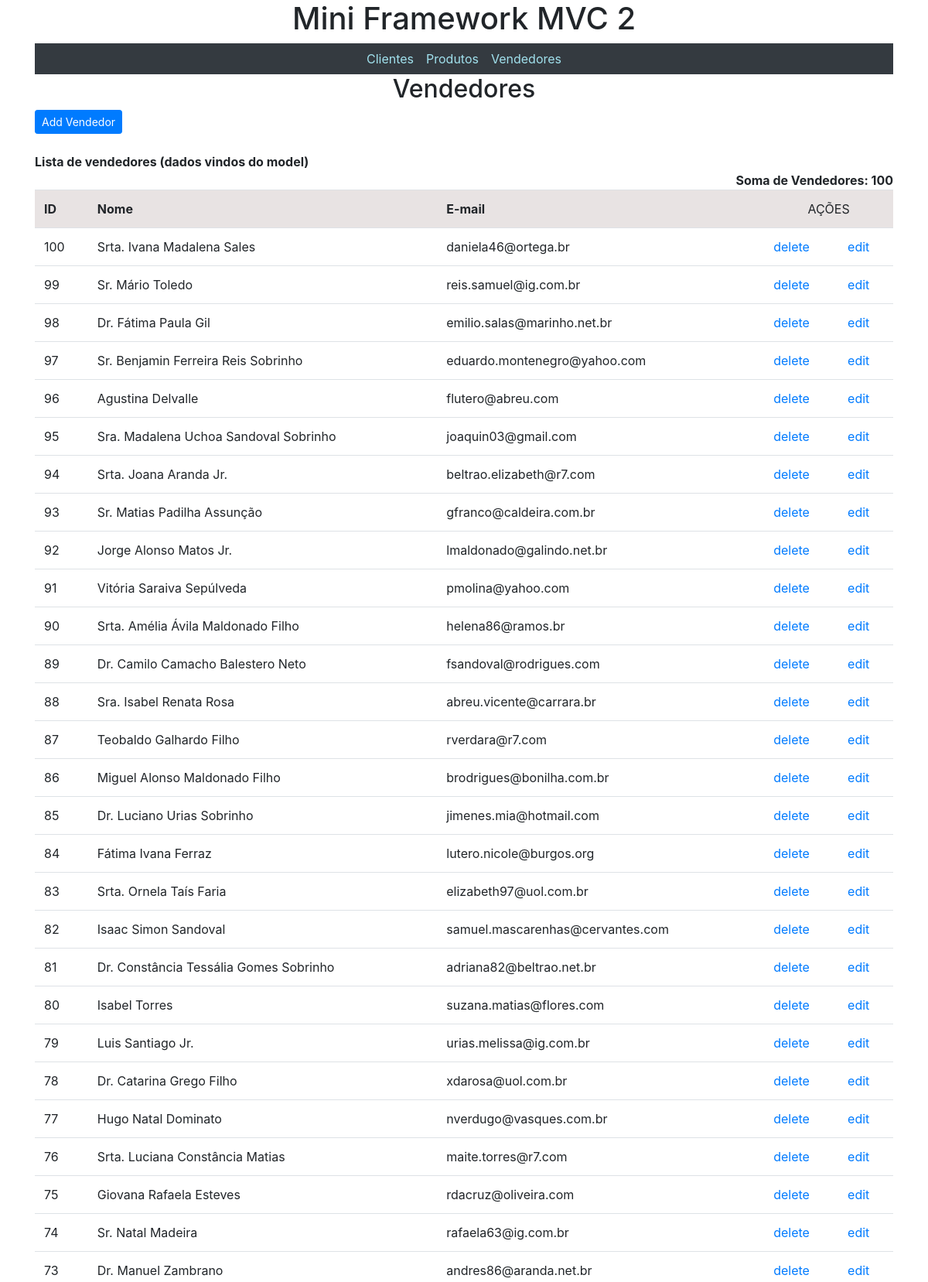
The page /vendedores (upper part) on the database its author committed.
### tables this page shows
CREATE TABLE `vendedores` (
  `id` int(11) NOT NULL AUTO_INCREMENT,
  `nome` varchar(50) DEFAULT NULL,
  `email` varchar(50) DEFAULT NULL,
  PRIMARY KEY (`id`)
);

### src/View/VendedoresView.php (called while the page is built, shortened)
<?php
class VendedoresView
{
	public function index($controller, $action, $todos, $soma){
        require SRC . 'templates/_includes/header.php';
        require SRC . 'templates/'.$controller.'/'.$action.'.php';
        require SRC . 'templates/_includes/footer.php';
	}
}

### src/Controller/VendedoresController.php (called while the page is built, shortened)
<?php
class VendedoresController
{
    public function index()
    {
        $Vendedor = new VendedoresModel();
        $todos = $Vendedor->todosVendedores();
        $soma = $Vendedor->somaVendedores();
		$view = new VendedoresView();
		$view->index('vendedores','index',$todos,$soma);
    }
}

### src/bootstrap.php (called while the page is built, shortened)
<?php
$app = new Router();

### public/index.php (called while the page is built)
<?php
require __DIR__ . '/../src/bootstrap.php';

### src/Core/Model.php (called while the page is built, shortened)
<?php
class Model
{
    private function openDb()
    {
        $options = array(PDO::ATTR_DEFAULT_FETCH_MODE => PDO::FETCH_OBJ, PDO::ATTR_ERRMODE => PDO::ERRMODE_WARNING);
		$dsn = DB_TYPE . ':host=' . DB_HOST . ';port ='. DB_PORT . ';dbname=' . DB_NAME;
        $this->pdo = new PDO($dsn , DB_USER, DB_PASS, $options);
    }
}

### src/Model/VendedoresModel.php (called while the page is built, shortened)
<?php
class VendedoresModel extends Model
{
    public function todosVendedores()
    {
        $sql = 'SELECT id, nome, email FROM vendedores ORDER BY id DESC';
        $query = $this->pdo->prepare($sql);
        $query->execute();
        return $query->fetchAll();
    }
    public function somaVendedores()
    {
        $sql = 'SELECT COUNT(id) AS soma FROM vendedores';
        $query = $this->pdo->prepare($sql);
        $query->execute();
        return $query->fetch()->soma;
    }
}

### src/templates/vendedores/index.php (the view)
<div class="container">
    <h2 class="text-center">Vendedores</h2>
	<a class="btn btn-primary btn-sm" href="<?=URL . 'vendedores/add'; ?>">Add Vendedor</a>
    <div>
        <br>
        <b>Lista de vendedores (dados vindos do model)</b><div class="text-right"><b>Soma de Vendedores: <?php echo $soma; ?></b></div>
        <table class="table table-hover table-stripped">
            <thead>
            <tr class="bg-gray">
                <td><b>ID</b></td>
                <td><b>Nome</b></td>
                <td><b>E-mail</b></td>
                <td colspan="2" align="center">AÇÕES</td>
            </tr>
            </thead>
            <tbody>
            <?php foreach ($todos as $vendedor) { ?>
                <tr>
                    <td><?php if (isset($vendedor->id)) echo htmlspecialchars($vendedor->id, ENT_QUOTES, 'UTF-8'); ?></td>
                    <td><?php if (isset($vendedor->nome)) echo htmlspecialchars($vendedor->nome, ENT_QUOTES, 'UTF-8'); ?></td>
                    <td><?php if (isset($vendedor->email)) echo htmlspecialchars($vendedor->email, ENT_QUOTES, 'UTF-8'); ?></td>
                    <td><a href="<?php echo URL . 'vendedores/delete/' . htmlspecialchars($vendedor->id, ENT_QUOTES, 'UTF-8'); ?>">delete</a></td>
                    <td><a href="<?php echo URL . 'vendedores/edit/' . htmlspecialchars($vendedor->id, ENT_QUOTES, 'UTF-8'); ?>">edit</a></td>
                </tr>
            <?php } ?>
            </tbody>
        </table>
    </div>
</div>

### public/css/custom.css (style rules this page uses)
.bg-gray { background-color: #e8e3e3; }

### rows shown on the page
vendedores: id "100", nome "Srta. Ivana Madalena Sales", email "daniela46@ortega.br"
vendedores: id "99", nome "Sr. Mário Toledo", email "reis.samuel@ig.com.br"
vendedores: id "98", nome "Dr. Fátima Paula Gil", email "emilio.salas@marinho.net.br"
vendedores: id "97", nome "Sr. Benjamin Ferreira Reis Sobrinho", email "eduardo.montenegro@yahoo.com"
vendedores: id "96", nome "Agustina Delvalle", email "flutero@abreu.com"
vendedores: id "95", nome "Sra. Madalena Uchoa Sandoval Sobrinho", email "joaquin03@gmail.com"
vendedores: id "94", nome "Srta. Joana Aranda Jr.", email "beltrao.elizabeth@r7.com"
vendedores: id "93", nome "Sr. Matias Padilha Assunção", email "gfranco@caldeira.com.br"
vendedores: id "92", nome "Jorge Alonso Matos Jr.", email "lmaldonado@galindo.net.br"
vendedores: id "91", nome "Vitória Saraiva Sepúlveda", email "pmolina@yahoo.com"
vendedores: id "90", nome "Srta. Amélia Ávila Maldonado Filho", email "helena86@ramos.br"
vendedores: id "89", nome "Dr. Camilo Camacho Balestero Neto", email "fsandoval@rodrigues.com"
vendedores: id "88", nome "Sra. Isabel Renata Rosa", email "abreu.vicente@carrara.br"
vendedores: id "87", nome "Teobaldo Galhardo Filho", email "rverdara@r7.com"
vendedores: id "86", nome "Miguel Alonso Maldonado Filho", email "brodrigues@bonilha.com.br"
vendedores: id "85", nome "Dr. Luciano Urias Sobrinho", email "jimenes.mia@hotmail.com"
vendedores: id "84", nome "Fátima Ivana Ferraz", email "lutero.nicole@burgos.org"
vendedores: id "83", nome "Srta. Ornela Taís Faria", email "elizabeth97@uol.com.br"
vendedores: id "82", nome "Isaac Simon Sandoval", email "samuel.mascarenhas@cervantes.com"
vendedores: id "81", nome "Dr. Constância Tessália Gomes Sobrinho", email "adriana82@beltrao.net.br"
vendedores: id "80", nome "Isabel Torres", email "suzana.matias@flores.com"
vendedores: id "79", nome "Luis Santiago Jr.", email "urias.melissa@ig.com.br"
vendedores: id "78", nome "Dr. Catarina Grego Filho", email "xdarosa@uol.com.br"
vendedores: id "77", nome "Hugo Natal Dominato", email "nverdugo@vasques.com.br"
vendedores: id "76", nome "Srta. Luciana Constância Matias", email "maite.torres@r7.com"
vendedores: id "75", nome "Giovana Rafaela Esteves", email "rdacruz@oliveira.com"
vendedores: id "74", nome "Sr. Natal Madeira", email "rafaela63@ig.com.br"
vendedores: id "73", nome "Dr. Manuel Zambrano", email "andres86@aranda.net.br"

### other values the page prints
SRC_TITTLE "Mini Framework MVC 2"
$soma "100"
